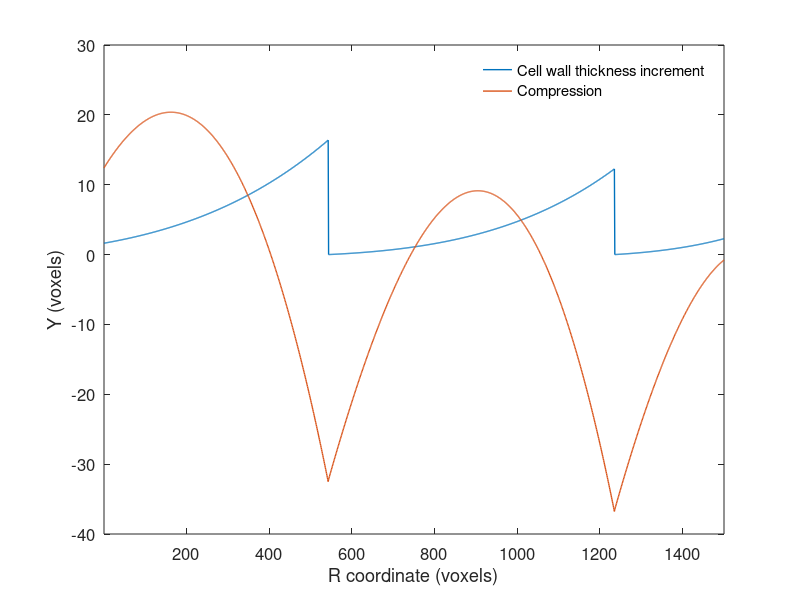

Write MATLAB code to recreate this figure. (Note: a time limit stopped this script after it produced the figure.)
clear, close all, clc,warning('off','all');
%% set parameters
% Volume structure size;
sizeVolume    = [1500,1500,750];

% The volume structrue is slightly enlarged for image interpolation. D
extraSZ   = [200,400,150];
sizeImEnlarge = sizeVolume+extraSZ; % The simulated structure is a bit larger than the expected one.
% The extra region will be removed afterwards.
SaveFolder = 'SaveSpruce/'; % Folder to save the data
mkdir(SaveFolder);


cellR              = 37.75; % The grid distance for the nodes we generated. In Unit of voxels.
% It is roughly the radius of the fibers.
xVector            = 5:cellR:sizeImEnlarge(1)-5; % the grid node points
yVector            = 5:cellR:sizeImEnlarge(2)-5; % the grid node points
[xGrid, yGrid]     = ndgrid(xVector,yVector);
cellLength         = 4877; % Average fiber length
cellLengthVariance = 1219; % Standard deviation of fiber length
vesselLength         = 4877; % Standard deviation of vessel length
vesselLengthVariance = 1219; % Standard deviation of vessel length
sliceInterestSpace   = 100; % We generate one slice every 100 slice.
% Along L direction, the intensity is interpolated from these slices
PeriodParameter      = 1000; % This parameter is related to the period of the year ring size
% ray cell basic length
rayCellLength      = 149.4; % ray cell length along radial direction
% ray cell disturbance
rayCell_variance   = 38.5; % ray cell length deviation along radial direction
% cell end thickness;
cellEndThick       = 4; % End of cell wall thickness along L direction
cellWallThick      = 4; % Cell wall thickness
% vessel wall thickness is thicker than general cell wall
vesselThicker      = 0; % Assume vessel is thicker than ray cells. It could be any value
rayHeight          = 50.2; % the width of the ray cell
% four neighbor grids. Do not change here
neighborLocal      = [-1, 0, 1, 0;
    0, -1, 0, 1];
% the grid node number
rayCellNum         = 8.44; % ray cell count in a group
rayCellNumStd      = 4.39; % ray cell count in a group
saveVolumeAs3D     = 0; % 1 or 0. If the volume size is too large. This operation may out of memory.
numGridNodes       = length(xGrid(:));

% For data transfer
Params.sizeIm         = sizeVolume;
Params.cellR          = cellR;
Params.xGrid          = xGrid;
Params.yGrid          = yGrid;
% Params.cellLengthDist = cellLengthDist;
Params.cellLength     = cellLength;
Params.rayCellLength  = rayCellLength;
Params.rayCell_variance  = rayCell_variance;
Params.cellEndThick   = cellEndThick;
Params.neighborLocal  = neighborLocal;
Params.rayHeight       = rayHeight;
Params.sizeImEnlarge  = sizeImEnlarge;
Params.cellThick      = cellWallThick;
Params.gridSize       = [length(xVector),length(yVector)];



%% Generate the distortion map for early wood and late wood
thickerAll    = [];
compress_all  = [];
Temp = 0;
for i = 1:20
    % Cell wall thickness distribution is different in early wood and late
    % wood
    featureSize1 = round(PeriodParameter+PeriodParameter*rand(1)); % The size of a year ring is roughly controled by this
    thickAmptitude = (12+6*rand(1)); % Control the amptitude of the cell wall thickness.
    thicker1 = thickAmptitude/featureSize1^4*(round(0.4*featureSize1):featureSize1)'.^4; % They are added to the original one
    thicker1 = thicker1-thicker1(1);
    thickerAll = [thickerAll;thicker1];
    
    % The fiber size is different in early wood and late wood. Their size
    % can be controled by applying a compression to the whole field. The
    % compression is designed
    k         = 0.6/3*featureSize1; % Change this value to control the extent of compression
    compress  = -k/featureSize1^3*(round(0.4*featureSize1):featureSize1)'.^3; % Control the extent of fiber compression in different regions
    compress  = compress + Temp - compress(1);
    compress_all = [compress_all;compress];
    Temp      = compress_all(end);
end

indStart = 2*PeriodParameter; % This value is not important. It should be roungly this value
thickerAll_validSub   = thickerAll(indStart+1:indStart+sizeImEnlarge(1));
compress_all_validSub = compress_all(indStart+1:indStart+sizeImEnlarge(1));
compress_all_validSub = compress_all_validSub - compress_all_validSub(1)...
    -(compress_all_validSub(end) - compress_all_validSub(1))*(1:sizeImEnlarge(1))'/sizeImEnlarge(1);

figure(1),
plot(thickerAll_validSub(extraSZ(1)/2+1:sizeVolume(1)+extraSZ(1)/2),'linewidth',1);
hold on,
plot(compress_all_validSub(extraSZ(1)/2+1:sizeVolume(1)+extraSZ(1)/2),'linewidth',1);
axis tight,
set(gcf,'color','w');
legend('Cell wall thickness increment','Compression','location','northeast');
legend('boxoff');
xlabel('R coordinate (voxels)');
ylabel('Y (voxels)');
ylim([-40,30])
set(gca,'fontsize',12),
saveas(gcf,[SaveFolder,'ThickDistribution'],'epsc');




% Specify the location of grid nodes and the thickness (with disturbance)
% for some typical slice
t  = 0;
sliceInterest = [1:sliceInterestSpace:sizeImEnlarge(3),sizeImEnlarge(3)];
for iSlice = sliceInterest
    t         = t+1;
    % Random location for the nodes. 3 and 1.5 are used to control the randomness of the nodes
    xGrid_interp(:,t)     = xGrid(:)+rand(numGridNodes,1)*3-1.5;
    yGrid_interp(:,t)     = yGrid(:)+rand(numGridNodes,1)*3-1.5;
    
    thicker_inerp           = thickerAll_validSub(round(xGrid_interp(:,t)));
    Thickness_interp_ray(:,t) = (cellWallThick-0.5)*ones(numGridNodes,1)+rand(numGridNodes,1)*1;
    
    Thickness_interp_fiber(:,t) = Thickness_interp_ray(:,t)+thicker_inerp;
end

% Interp the grid nodes location and thickness for all slices
parfor i = 1:length(xGrid(:))
    xGrid_all(i,:)     = spline(sliceInterest,xGrid_interp(i,:),1:sizeImEnlarge(3));
    yGrid_all(i,:)     = spline(sliceInterest,yGrid_interp(i,:),1:sizeImEnlarge(3));
    Thickness_all_fiber(i,:) = spline(sliceInterest,Thickness_interp_fiber(i,:),1:sizeImEnlarge(3));
    Thickness_all_ray(i,:) = spline(sliceInterest,Thickness_interp_ray(i,:),1:sizeImEnlarge(3));
end
Params.xGrid_all     = xGrid_all;
Params.yGrid_all     = yGrid_all;
Params.Thickness_all = Thickness_all_fiber;
Params.Thickness_all_ray = Thickness_all_ray;

if 0
    h0 = figure;
    plot(xGrid_all(1,:),1:length(xGrid_all(1,:)),'k.');
    hold on,
    plot(xGrid_all(2,:),1:length(xGrid_all(2,:)),'k.');
    set(gcf,'color','w'),axis tight,xlabel('X (voxel)'),ylabel('Z (voxel)')
    saveas(gcf,[SaveFolder,'grid_distri_Z'],'epsc');
end

if 0
    h = figure;
    plot(xGrid_all(1,:),1:length(Thickness_all_fiber(1,:)),'k-');
    set(gcf,'color','w'),axis tight,xlabel('X (voxel)'),ylabel('Z (voxel)')
    saveas(gcf,[SaveFolder,'thick_distri_Z'],'epsc');
end

if 0
    h1 = figure;
    plot(xGrid_interp(:,[1]),yGrid_interp(:,[1]),'r.');
    set(gcf,'color','w'),axis equal,axis tight,xlabel('X (voxel)'),ylabel('Y (voxel)')
    saveas(gcf,[SaveFolder,'grid'],'epsc');
end

% location of ray cells along T direction.
raycell_linspace = 9:10:length(xVector)-8;
raycellXindAll = raycell_linspace+rand(1,length(raycell_linspace))*10-5;
raycellXindAll = floor(raycellXindAll./2)*2+1;

% Specify the location of the vessels. The vessels should only be given at
% some positions. Addtionally, it shouold be within the grid.
x_rand_1 = round(((rand(60,1)*(length(xVector)-16))+8)/2)*2-1;
y_rand_1 = round(((rand(60,1)*(length(yVector)-14))+7)/4)*4;
y_rand_2 = round(((rand(50,1)*(length(yVector)-14))+7)/2)*2;
x_rand_2 = round(((rand(50,1)*(length(xVector)-16))+8)/2)*2;

x_rand_all = [x_rand_1;x_rand_2];
y_rand_all = [y_rand_1;y_rand_2];
Vessel_all = [x_rand_all,y_rand_all];

% Create a large volume image with all voxels being 0 (black)
volImgRef = 255*ones(sizeImEnlarge,'uint8');



t = 0;
s = 0;
raycellWidth = [];
% raycellXindAll means the ray cell group index along y dirction
for i = 1:length(raycellXindAll)
    
    % generate the raycell groups along z direciton
    m = sizeImEnlarge(3)/rayCellNum/rayHeight+5;
    raycellWidth_temple{i} = 0;
    
    % the space from the first stack of the rays to the top slice
    %% change made here
    rayCellSpace   = round(16*rand(ceil(m),1)+6);
    for j = 1 : m
        s = s+1;
        % have two column of ray cells
        raycellXind     = [raycellXindAll(i),raycellXindAll(i)+1];
        
        % for each column, it should have some ray cell stacks
        rayCellNumGroup      = round(rayCellNum+randn(1)*rayCellNumStd);
        if rayCellNumGroup <5
            rayCellNumGroup = 5;
        end
        if rayCellNumGroup >25
            rayCellNumGroup = 25;
        end
        
        %% for every positon along x direction, it may have several groups
        
        if j == 1
            raycellWidth_temple{i}  = raycellWidth_temple{i}(end)+...
                ([0:rayCellNumGroup]+rayCellSpace(j)+round(-30*rand(1)))*rayHeight;
        else
            raycellWidth_temple{i}  = raycellWidth_temple{i}(end)+...
                ([0:rayCellNumGroup]+rayCellSpace(j))*rayHeight;
        end
        
        %% Generate the ray cells in this group
        %% change made here
        if raycellWidth_temple{i}(1)<=sizeImEnlarge(3)-150 && raycellWidth_temple{i}(end)>=150
            t = t+1;
            raycellXindAll_update(t) = raycellXindAll(i);
            raycellWidth{t}  = round(raycellWidth_temple{i});
            keepRayCell(t) = i;
            raycellXind_all{t} = raycellXind;
        end
    end
end
% Generate small cells.
t = 0;
skipFiberColumn = [raycellXindAll,raycellXindAll+1];

for i = 2:2:length(xVector)-2
    for j = 2:2:length(yVector)-2
        if isempty(find(skipFiberColumn == j))
            t = t+1;
            
            % To control the length of the fibers
            fiberEndLocAll    = [];
            Initial = round(rand(1)*cellLength);
            fiberEndLocAll(1) = Initial;
            for s = 1:ceil(max((sizeImEnlarge(3)+4*cellLength)/cellLength+3))
                temp = min(3*cellLength,max(100,cellLength+randn(1)*cellLengthVariance));
                fiberEndLocAll(s+1) = round(fiberEndLocAll(s)+temp);
            end
            % This is a manully given value. To increase the randomness
            fiberEndLoc = fiberEndLocAll-4*cellLength+1;
            % The end of the vessel should be inside the volume.
            fiberEndLoc = fiberEndLoc(fiberEndLoc>=4 & fiberEndLoc<=sizeImEnlarge(3)-4);
            
            
            
            fiberEnd  = [];
            if ~isempty(fiberEndLoc)
                for iThick = 0:cellEndThick-1
                    fiberEnd = [fiberEnd;fiberEndLoc+iThick];
                end
            end
            
            i1 = i;
            % The arrangement of the cells should be stager. So every four
            % nodes, they should deviate along x direction.
            if mod(j,4) == 0
                i1 = i+1;
            end
            % Convert subscript to index of this cell
            ind  = length(xVector)*(j-1)+i1;
            % Skip some fibres
            skipCellThick = 0;
            for iSlice = 1:sizeImEnlarge(3)
                % used to store the four neighbored points for elipse fitting
                pointCoord = [];
                % small fibers
                % find the four neighbored nodes for elipse fitting
                for k = 1:4
                    indxNeighbor    = length(xVector)*(j-1+neighborLocal(2,k))+i1+neighborLocal(1,k);
                    pointCoord(k,:) = [xGrid_all(indxNeighbor,iSlice),yGrid_all(indxNeighbor,iSlice)];
                end
                % make the elipse more elipse
                if skipCellThick == 0
                    pointCoord(2,2)     = pointCoord(2,2)-1.5;
                    pointCoord(4,2)     = pointCoord(4,2)+1.5;
                end
                
                C_elipse                = fitElipse(pointCoord); % Estimate the coeffecients of the elipse
                % Then we can estimate the diameter along two direction for the fiber
                % The rectangle region covering the elipse.
                regionCellindx = ceil(ceil(C_elipse(3))+[-max(floor(C_elipse(1:2))):max(floor(C_elipse(1:2)))]);
                regionCellindy = ceil(ceil(C_elipse(4))+[-max(floor(C_elipse(1:2))):max(floor(C_elipse(1:2)))]);
                regionCellindx = max(1,min(regionCellindx)):min(max(regionCellindx),sizeImEnlarge(1));
                regionCellindy = max(1,min(regionCellindy)):min(max(regionCellindy),sizeImEnlarge(2));
                [regionCellx,regionCelly] = ndgrid(regionCellindx,regionCellindy);
                
                % External contour
                inElipse1      = (regionCellx-C_elipse(3)).^4./C_elipse(1)^4 + (regionCelly-C_elipse(4)).^4./C_elipse(2)^4;
                % Internal contour
                inElipse2      = (regionCellx-C_elipse(3)).^4./(C_elipse(1)-Thickness_all_fiber(ind,iSlice)-skipCellThick).^4 + ...
                    (regionCelly-C_elipse(4)).^4./(C_elipse(2)-Thickness_all_fiber(ind,iSlice)-skipCellThick).^4;
                %                 regionCell     = zeros(length(regionCellindx),length(regionCellindy));
                regionCell     = ones(length(regionCellindx),length(regionCellindy),'uint8');
                if isempty(find(iSlice==fiberEnd))
                    % if this slice is not the end of this cell
                    % inside the lumen, it should be black
                    regionCell(find((inElipse2<=1))) = 0;
                else
                    % if this slice is the end of this cell,
                    % all points should be white
                end
                volImgRef(regionCellindx,regionCellindy,iSlice) = volImgRef(regionCellindx,regionCellindy,iSlice).*regionCell;
            end
            
        end
    end
end
volImgRef(volImgRef>255) = 255;
if 0
    h2 = figure;
    imshow(volImgRef(:,:,1))
    set(gcf,'color','w'),axis equal,axis tight,xlabel('X (voxel)'),ylabel('Y (voxel)')
    saveas(h2,[SaveFolder,'surf1'],'epsc');
end


%% Generate ray cells
Folder_Init = [SaveFolder,'/volImgInit/'];
mkdir(Folder_Init);
parfor z = 1:size(volImgRef,3)
    imgZ = volImgRef(:,:,z);
    zStr = num2str(z);
    numStr = '00000';
    numStr(end-length(zStr)+1:end) = zStr;
    FileNameAll{z} = ['volImgRef_',numStr,'.bmp'];
    imgName = fullfile(Folder_Init,FileNameAll{z});
    imwrite(imgZ,imgName);
end
volImgRef_final = volImgRef;
clear volImgRef;

for t = 1:length(raycellWidth)
    volImgRef_final  = rayCellGenerateSpruce(volImgRef_final,raycellXind_all{t},raycellWidth{t},Params);
end

if 0
    h4 = figure;
    imshow(squeeze(volImgRef_final(240,:,:)))
    set(gcf,'color','w'),axis equal,axis tight,
    saveas(h4,[SaveFolder,'slice1_raycell'],'epsc');
end


%% Add complicated deformation to the volume image
[x,y]  = ndgrid(1:sizeImEnlarge(1),1:sizeImEnlarge(2));
u      = zeros(sizeImEnlarge(1:2));
v      = zeros(sizeImEnlarge(1:2));
u1     = zeros(sizeImEnlarge(1:2));
v1     = zeros(sizeImEnlarge(1:2));
t      = 0;
for i = 2:2:length(xVector)-1
    for j = 2:2:length(yVector)-1
        t = t+1;
        i1 = i;
        pointCoord = [];
        
        if mod(j,4) == 0
            i1 = i+1;
        end
        ind  = length(xVector)*(j-1)+i1;
        
        % Small cells
        islarge    = 0;
        indxPt     = length(xVector)*(j-1)+i1;
        pointCoord = [xGrid_all(indxPt,1),yGrid_all(indxPt,1)];
        
        %----------the value here are super important-------------%
        k          = [0.1,0.08,1.5+rand(1),3+3*rand(1)];
        
        u_temp     = localDistort(x,y,pointCoord(1),pointCoord(2),k);
        
        %----------the value here are super important-------------%
        k          = [0.1,0.08,1.5+rand(1),2*(1+rand(1))];
        
        v_temp     = localDistort(y,x,pointCoord(1),pointCoord(2),k);
        
        u          = u + sign(randn(1))*u_temp;
        v          = v + v_temp;
        
        if rand(1)<1/100
            % Deform for a large regions
            islarge    = 1;
            indxPt     = length(xVector)*(j-1)+i1;
            pointCoord = [xGrid_all(indxPt,1),yGrid_all(indxPt,1)];
            
            %----------the value here are super important-------------%
            k          = [0.015,0.01,3*(1+0.5*rand(1)),1.5*(1+1*rand(1))];
            u_temp     = localDistort(x,y,pointCoord(1),pointCoord(2),k);
            u1          = u1 + sign(randn(1))*u_temp;
            
            %----------the value here are super important-------------%
            k          = [0.02,0.015,4+2*rand(1),2*(1+1*rand(1))];
            v_temp     = localDistort(y,x,pointCoord(1),pointCoord(2),k);
            v1          = v1 + sign(randn(1))*v_temp;
        end
    end
end


if 1
    h5 = figure;
    surf(u(end:-1:1,:)),colorbar,view([0,90])
    set(gcf,'color','w'),shading interp, axis equal,axis tight,xlabel('Y (voxel)'),ylabel('X (voxel)')
    saveas(h5,[SaveFolder,'def_local'],'epsc');
end
% image interpolation

Folder_ImgSeries = [SaveFolder,'/volImgBackBone/'];
mkdir(Folder_ImgSeries);
parfor z = 1:size(volImgRef_final,3)
    imgZ = volImgRef_final(:,:,z);
    imgName = fullfile(Folder_ImgSeries,FileNameAll{z});
    imwrite(imgZ,imgName);
end
clear volImgRef_final;
clear volImgRef_final;

Folder_ImgSeries_LocalDist = [SaveFolder,'/LocalDistVolume/'];
mkdir(Folder_ImgSeries_LocalDist)

%% Impose local distortion by image interpolation
parfor z = 1:sizeImEnlarge(3)
    
    imgName = fullfile(Folder_ImgSeries,FileNameAll{z});
    ImCover = double(imread(imgName));
    
    [x_grid,y_grid]      = ndgrid(1:sizeImEnlarge(1),1:sizeImEnlarge(2));
    v_all_raycell = rayCell_shrinking_spruce(...
        Params,yVector,sizeImEnlarge,raycellWidth,raycellXindAll,rayHeight,cellR-1,z);
    
    u_compress_Mat = repmat(compress_all_validSub,1,sizeImEnlarge(2));
    x_interp = x_grid+u+u_compress_Mat;
    y_interp = y_grid+v+v_all_raycell;
    
    Vq       = griddata(x_interp(:),y_interp(:),ImCover(:),x_grid(:),y_grid(:),'linear');
    imInterp = reshape(Vq,sizeImEnlarge(1:2));
    
    imInterp(isnan(imInterp)) = 0;
    imInterp(imInterp<0)      = 0;
    imInterp(imInterp>0)    = 255;
    ImgTemp           = uint8(imInterp);
    
    imgName = fullfile(Folder_ImgSeries_LocalDist,FileNameAll{z});
    imwrite(ImgTemp,imgName);
end
% toc

%% image interpolation
Folder_ImgSeries_GlobalDist = [SaveFolder,'/GlobalDistVolume/'];
mkdir(Folder_ImgSeries_GlobalDist)

for t = 1:length(sliceInterest)-1
    if t == length(sliceInterest)-1
        indxZ    = sliceInterest(t):sliceInterest(t+1);
    else
        indxZ    = sliceInterest(t):sliceInterest(t+1)-1;
    end
    volImgLocalDistSub = [];
    for z = indxZ
        imgName = fullfile(Folder_ImgSeries_LocalDist,FileNameAll{z});
        imgZ = single(imread(imgName));
        volImgLocalDistSub = cat(3,volImgLocalDistSub,imgZ);
    end
    
    [x_grid,y_grid,z_grid] = ndgrid(1:single(sizeImEnlarge(1)),1:single(sizeImEnlarge(2)),single(indxZ));
    v_allz   = (x_grid-sizeImEnlarge(1)*2/5).^3/1e7/2+(y_grid-sizeImEnlarge(2)/2).*(z_grid-sizeImEnlarge(3)/2)/(10^4)/5;
    u_allz   = (y_grid-sizeImEnlarge(1)/3).^2/1e4/3+(x_grid-sizeImEnlarge(2)/3).*(z_grid-sizeImEnlarge(3)/3)/(10^4)/4;
    % w_allz   = (z_grid-sizeImEnlarge(3)/2).*(x_grid-sizeImEnlarge(1)/2)/1e4+5*sin(pi*x_grid/(sizeImEnlarge(1)/2)+z_grid/(sizeImEnlarge(3)/2));
    
    x_interp = x_grid-u_allz-repmat(u1,1,1,size(u_allz,3));
    y_interp = y_grid-v_allz;
    z_interp = z_grid;
    
    if t == 1
        if 1
            h6 = figure;
            surf(v_allz(end:-1:1,:,1)),hc = colorbar; view([0,90]);
            set(gcf,'color','w'),shading interp, axis equal,axis tight,xlabel('Y (voxel)'),ylabel('X (voxel)')
            saveas(h6,[SaveFolder,'def_global'],'epsc');
        end
    end
    
    % interpolation
    Vq       = uint8(interpn(x_grid,y_grid,z_grid,volImgLocalDistSub,...
        x_interp(:),y_interp(:),z_interp(:),'linear'));
    VolImg_Temp   = reshape(Vq,[sizeImEnlarge(1),sizeImEnlarge(2),length(indxZ)]);
    k = 0;
    for z = indxZ
        k = k+1;
        imgZ = VolImg_Temp(:,:,k);
        imgName = fullfile(Folder_ImgSeries_GlobalDist,FileNameAll{z});
        imwrite(imgZ,imgName);
    end
end
figure,
imshow(VolImg_Temp(:,:,1))
set(gcf,'color','w');

%% Save the center part of the volume
Folder_FinalVolumeSlice = [SaveFolder,'/FinalVolumeSlice/'];
mkdir(Folder_FinalVolumeSlice)

for i = round(extraSZ(3)/2)+1:sizeVolume(3)+round(extraSZ(3)/2)
    imgName = fullfile(Folder_ImgSeries_GlobalDist,FileNameAll{i});
    img = imread(imgName);
    imgName_save = fullfile(Folder_FinalVolumeSlice,FileNameAll{i-round(extraSZ(3)/2)});
    imwrite(img(round(extraSZ(1)/2)+1:sizeVolume(1)+round(extraSZ(1)/2),...
        round(extraSZ(2)/2)+1:sizeVolume(2)+round(extraSZ(2)/2)),imgName_save);
end

%% Save the center part of the volume
if saveVolumeAs3D
    Folder_FinalVolume = [SaveFolder,'/FinalVolume3D/'];
    mkdir(Folder_FinalVolume)
    for i = 1:sizeVolume(3)
        imgName = fullfile(Folder_FinalVolumeSlice,FileNameAll{i});
        img = imread(imgName);
        volumeFinal(:,:,i) = img;
    end
    save(fullfile(Folder_FinalVolume,'FinalVolume.mat'),'volumeFinal');
end
%%
